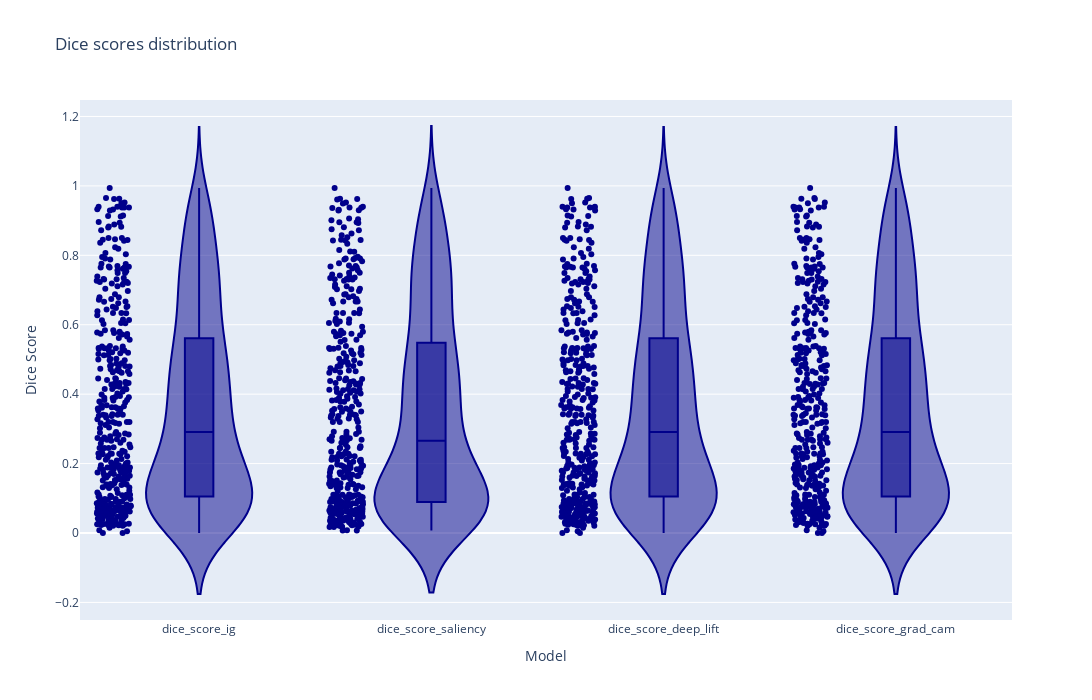

Notebook cell for this chart:
### Code cell
fig = px.violin(df_res_giuste[['dice_score_ig', 'dice_score_saliency', 'dice_score_deep_lift', 'dice_score_grad_cam']], points="all", color_discrete_sequence=['darkblue'], title='Dice scores distribution', box=True, width=1400, height=700)
fig.update_layout(xaxis_title='Model', yaxis_title='Dice Score')
fig.write_html('dice_score_distribution_interpretabilities_giuste.html')
fig.write_image('dice_score_distribution_interpretabilities_giuste.png')
fig.show()

### Figure 1 — Plotly figure (JSON) as saved in the notebook; plotly's stock layout.template omitted (floating-point values rounded to 4 significant figures; data arrays with more than 128 entries replaced by an {"elided": "..."} marker saying what was removed)
{"data": [{"alignmentgroup": "True", "box": {"visible": true}, "hovertemplate": "variable=%{x}<br>value=%{y}<extra></extra>", "legendgroup": "", "marker": {"color": "darkblue"}, "name": "", "offsetgroup": "", "orientation": "v", "points": "all", "scalegroup": "True", "showlegend": false, "type": "violin", "x": {"elided": "1612 str values"}, "x0": " ", "xaxis": "x", "y": {"elided": "1612 float values"}, "y0": " ", "yaxis": "y"}], "layout": {"height": 700, "legend": {"tracegroupgap": 0}, "title": {"text": "Dice scores distribution"}, "violinmode": "group", "width": 1400, "xaxis": {"anchor": "y", "domain": [0, 1], "title": {"text": "Model"}}, "yaxis": {"anchor": "x", "domain": [0, 1], "title": {"text": "Dice Score"}}}}
